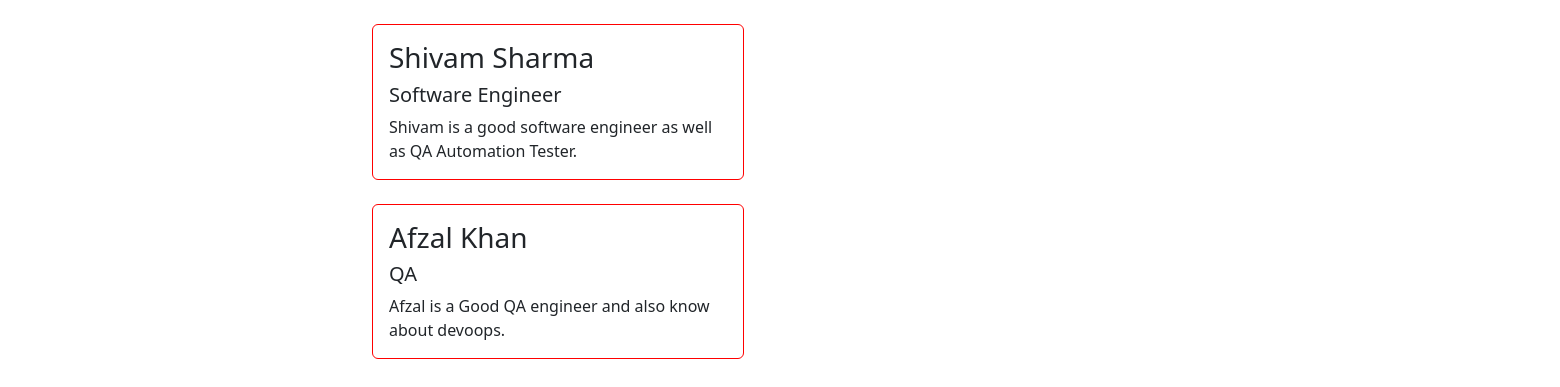
The app's page /userinfo/ with its own data.
### PaginationApp/models.py (models this page shows, shortened)
class UserInfo(models.Model):
    user_name=models.CharField(max_length=200)
    user_designation=models.CharField(max_length=200)
    user_description=models.CharField(max_length=5000)

### MyProjects/views.py (the view)
# urls.py: path('userinfo/',views.user_information,name='userinfo'),
def user_information(request):
    userdata=UserInfo.objects.all()
    p = Paginator(userdata, 2)
    page_number = request.GET.get('page')
    try:
        page_obj = p.get_page(page_number)
    except PageNotAnInteger:
        page_obj = p.page(1)
    data={
        'userdata':page_obj,
    }
    return render(request, 'userinfo.html',data)

### templates/userInfo.html (shortened to what this page needs)
<!doctype html>
<html lang="en">
<head>
    <link href="https://cdn.jsdelivr.net/npm/bootstrap@5.3.0-alpha3/dist/css/bootstrap.min.css" rel="stylesheet"
>
</head>
<body>
    <div class="row">
        <div class="col-sm-3 row-sm-3 mb-3 mb-sm-0">
            {% for user in userdata %}
            <br>
            <div style="border-color: red; left:100%;" class="card">
                <div class="card-body">
                    <h3 class="card-title">{{user.user_name}}</h3>
                    <h5 class="card-title">{{user.user_designation}}</h5>
                    <p class="card-text">{{user.user_description}}</p>
                </div>
            </div>
            {% endfor %}
        </div>
</body>
</html>

### records on screen
UserInfo: user_name "Shivam Sharma", user_designation "Software Engineer", user_description "Shivam is a good software engineer as well as QA Automation Tester."
UserInfo: user_name "Afzal Khan", user_designation "QA", user_description "Afzal is a Good QA engineer and also know about devoops."
